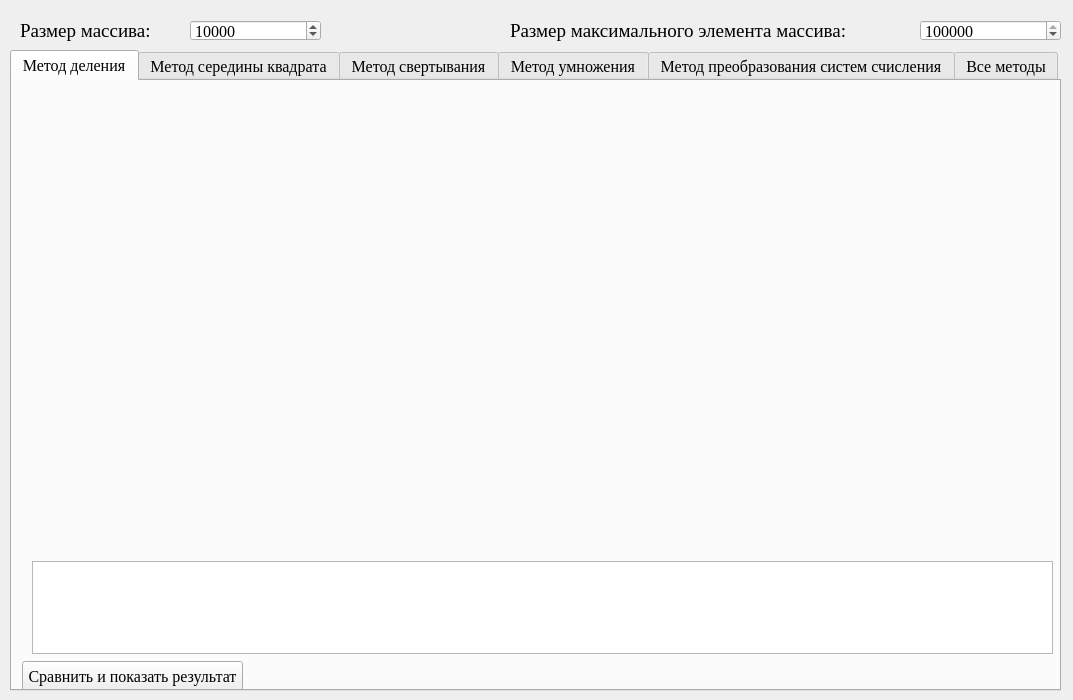
<?xml version="1.0" encoding="UTF-8"?>
<ui version="4.0">
 <class>Widget</class>
 <widget class="QWidget" name="Widget">
  <property name="enabled">
   <bool>true</bool>
  </property>
  <property name="geometry">
   <rect>
    <x>0</x>
    <y>0</y>
    <width>1073</width>
    <height>700</height>
   </rect>
  </property>
  <property name="minimumSize">
   <size>
    <width>1073</width>
    <height>700</height>
   </size>
  </property>
  <property name="maximumSize">
   <size>
    <width>1073</width>
    <height>700</height>
   </size>
  </property>
  <property name="font">
   <font>
    <family>Times New Roman</family>
    <pointsize>12</pointsize>
   </font>
  </property>
  <property name="cursor">
   <cursorShape>PointingHandCursor</cursorShape>
  </property>
  <property name="windowTitle">
   <string>CourseWork Hashing 21VP214</string>
  </property>
  <widget class="QTabWidget" name="tabWidget">
   <property name="geometry">
    <rect>
     <x>10</x>
     <y>50</y>
     <width>1051</width>
     <height>641</height>
    </rect>
   </property>
   <property name="currentIndex">
    <number>0</number>
   </property>
   <widget class="QWidget" name="tab">
    <attribute name="title">
     <string>Метод деления</string>
    </attribute>
    <widget class="QPushButton" name="pushButton_1">
     <property name="geometry">
      <rect>
       <x>10</x>
       <y>580</y>
       <width>221</width>
       <height>31</height>
      </rect>
     </property>
     <property name="text">
      <string>Сравнить и показать результат</string>
     </property>
    </widget>
    <widget class="QTableWidget" name="tableWidget_1">
     <property name="geometry">
      <rect>
       <x>20</x>
       <y>480</y>
       <width>1021</width>
       <height>93</height>
      </rect>
     </property>
    </widget>
    <widget class="QWidget" name="verticalLayoutWidget">
     <property name="geometry">
      <rect>
       <x>10</x>
       <y>10</y>
       <width>1031</width>
       <height>461</height>
      </rect>
     </property>
     <layout class="QVBoxLayout" name="verticalLayout_1"/>
    </widget>
   </widget>
   <widget class="QWidget" name="tab_2">
    <attribute name="title">
     <string>Метод середины квадрата</string>
    </attribute>
    <widget class="QPushButton" name="pushButton_2">
     <property name="geometry">
      <rect>
       <x>10</x>
       <y>580</y>
       <width>221</width>
       <height>31</height>
      </rect>
     </property>
     <property name="text">
      <string>Сравнить и показать результат</string>
     </property>
    </widget>
    <widget class="QTableWidget" name="tableWidget_2">
     <property name="geometry">
      <rect>
       <x>20</x>
       <y>510</y>
       <width>1021</width>
       <height>62</height>
      </rect>
     </property>
    </widget>
    <widget class="QWidget" name="verticalLayoutWidget_2">
     <property name="geometry">
      <rect>
       <x>10</x>
       <y>10</y>
       <width>1031</width>
       <height>491</height>
      </rect>
     </property>
     <layout class="QVBoxLayout" name="verticalLayout_2"/>
    </widget>
   </widget>
   <widget class="QWidget" name="tab_3">
    <attribute name="title">
     <string>Метод свертывания</string>
    </attribute>
    <widget class="QPushButton" name="pushButton_3">
     <property name="geometry">
      <rect>
       <x>10</x>
       <y>580</y>
       <width>221</width>
       <height>31</height>
      </rect>
     </property>
     <property name="text">
      <string>Сравнить и показать результат</string>
     </property>
    </widget>
    <widget class="QTableWidget" name="tableWidget_3">
     <property name="geometry">
      <rect>
       <x>20</x>
       <y>510</y>
       <width>1021</width>
       <height>63</height>
      </rect>
     </property>
    </widget>
    <widget class="QWidget" name="verticalLayoutWidget_3">
     <property name="geometry">
      <rect>
       <x>10</x>
       <y>10</y>
       <width>1031</width>
       <height>491</height>
      </rect>
     </property>
     <layout class="QVBoxLayout" name="verticalLayout_3"/>
    </widget>
   </widget>
   <widget class="QWidget" name="tab_4">
    <attribute name="title">
     <string>Метод умножения</string>
    </attribute>
    <widget class="QPushButton" name="pushButton_4">
     <property name="geometry">
      <rect>
       <x>10</x>
       <y>580</y>
       <width>221</width>
       <height>31</height>
      </rect>
     </property>
     <property name="text">
      <string>Сравнить и показать результат</string>
     </property>
    </widget>
    <widget class="QTableWidget" name="tableWidget_4">
     <property name="geometry">
      <rect>
       <x>20</x>
       <y>480</y>
       <width>1021</width>
       <height>93</height>
      </rect>
     </property>
    </widget>
    <widget class="QWidget" name="verticalLayoutWidget_4">
     <property name="geometry">
      <rect>
       <x>10</x>
       <y>10</y>
       <width>1031</width>
       <height>461</height>
      </rect>
     </property>
     <layout class="QVBoxLayout" name="verticalLayout_4"/>
    </widget>
   </widget>
   <widget class="QWidget" name="tab_6">
    <attribute name="title">
     <string>Метод преобразования систем счисления</string>
    </attribute>
    <widget class="QPushButton" name="pushButton_5">
     <property name="geometry">
      <rect>
       <x>10</x>
       <y>580</y>
       <width>221</width>
       <height>31</height>
      </rect>
     </property>
     <property name="text">
      <string>Сравнить и показать результат</string>
     </property>
    </widget>
    <widget class="QTableWidget" name="tableWidget_5">
     <property name="geometry">
      <rect>
       <x>20</x>
       <y>480</y>
       <width>1021</width>
       <height>93</height>
      </rect>
     </property>
    </widget>
    <widget class="QWidget" name="verticalLayoutWidget_5">
     <property name="geometry">
      <rect>
       <x>10</x>
       <y>10</y>
       <width>1031</width>
       <height>461</height>
      </rect>
     </property>
     <layout class="QVBoxLayout" name="verticalLayout_5"/>
    </widget>
   </widget>
   <widget class="QWidget" name="tab_5">
    <attribute name="title">
     <string>Все методы</string>
    </attribute>
    <widget class="QPushButton" name="pushButton_6">
     <property name="geometry">
      <rect>
       <x>10</x>
       <y>580</y>
       <width>221</width>
       <height>31</height>
      </rect>
     </property>
     <property name="text">
      <string>Сравнить и показать результат</string>
     </property>
    </widget>
    <widget class="QTableWidget" name="tableWidget_6">
     <property name="geometry">
      <rect>
       <x>20</x>
       <y>510</y>
       <width>1021</width>
       <height>62</height>
      </rect>
     </property>
    </widget>
    <widget class="QWidget" name="verticalLayoutWidget_6">
     <property name="geometry">
      <rect>
       <x>10</x>
       <y>10</y>
       <width>1031</width>
       <height>491</height>
      </rect>
     </property>
     <layout class="QVBoxLayout" name="verticalLayout_6"/>
    </widget>
   </widget>
  </widget>
  <widget class="QLabel" name="label_1">
   <property name="geometry">
    <rect>
     <x>20</x>
     <y>10</y>
     <width>161</width>
     <height>41</height>
    </rect>
   </property>
   <property name="font">
    <font>
     <family>Times New Roman</family>
     <pointsize>14</pointsize>
    </font>
   </property>
   <property name="text">
    <string>Размер массива:</string>
   </property>
  </widget>
  <widget class="QSpinBox" name="spinBox_1">
   <property name="geometry">
    <rect>
     <x>190</x>
     <y>20</y>
     <width>131</width>
     <height>21</height>
    </rect>
   </property>
   <property name="minimum">
    <number>1000</number>
   </property>
   <property name="maximum">
    <number>10000000</number>
   </property>
   <property name="value">
    <number>10000</number>
   </property>
  </widget>
  <widget class="QLabel" name="label_2">
   <property name="geometry">
    <rect>
     <x>510</x>
     <y>10</y>
     <width>411</width>
     <height>41</height>
    </rect>
   </property>
   <property name="font">
    <font>
     <family>Times New Roman</family>
     <pointsize>14</pointsize>
    </font>
   </property>
   <property name="text">
    <string>Размер максимального элемента массива:</string>
   </property>
  </widget>
  <widget class="QSpinBox" name="spinBox_2">
   <property name="geometry">
    <rect>
     <x>920</x>
     <y>20</y>
     <width>141</width>
     <height>21</height>
    </rect>
   </property>
   <property name="minimum">
    <number>100</number>
   </property>
   <property name="maximum">
    <number>1000000000</number>
   </property>
   <property name="value">
    <number>1000000</number>
   </property>
  </widget>
 </widget>
 <resources/>
 <connections/>
</ui>
